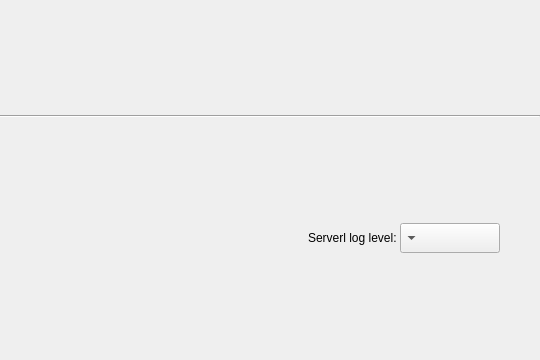
<?xml version="1.0" encoding="UTF-8"?>
<ui version="4.0">
 <class>PlusServerLauncherMainWindow</class>
 <widget class="QMainWindow" name="PlusServerLauncherMainWindow">
  <property name="geometry">
   <rect>
    <x>0</x>
    <y>0</y>
    <width>540</width>
    <height>360</height>
   </rect>
  </property>
  <property name="minimumSize">
   <size>
    <width>480</width>
    <height>320</height>
   </size>
  </property>
  <property name="maximumSize">
   <size>
    <width>1200</width>
    <height>800</height>
   </size>
  </property>
  <property name="windowTitle">
   <string>Plus Server Launcher</string>
  </property>
  <property name="windowIcon">
   <iconset resource="PlusServerLauncher.qrc">
    <normaloff>:/icons/Resources/icon_ConnectLarge.ico</normaloff>:/icons/Resources/icon_ConnectLarge.ico</iconset>
  </property>
  <widget class="QWidget" name="centralWidget">
   <property name="sizePolicy">
    <sizepolicy hsizetype="Expanding" vsizetype="Expanding">
     <horstretch>0</horstretch>
     <verstretch>0</verstretch>
    </sizepolicy>
   </property>
   <layout class="QVBoxLayout" name="centralLayout">
    <property name="spacing">
     <number>0</number>
    </property>
    <property name="leftMargin">
     <number>0</number>
    </property>
    <property name="topMargin">
     <number>0</number>
    </property>
    <property name="rightMargin">
     <number>0</number>
    </property>
    <property name="bottomMargin">
     <number>0</number>
    </property>
    <item>
     <spacer name="compressingSpacer">
      <property name="orientation">
       <enum>Qt::Vertical</enum>
      </property>
      <property name="sizeType">
       <enum>QSizePolicy::Fixed</enum>
      </property>
      <property name="sizeHint" stdset="0">
       <size>
        <width>0</width>
        <height>10</height>
       </size>
      </property>
     </spacer>
    </item>
    <item>
     <widget class="Line" name="statusBarSeparator">
      <property name="orientation">
       <enum>Qt::Horizontal</enum>
      </property>
     </widget>
    </item>
    <item>
     <widget class="QFrame" name="statusBarFrame">
      <property name="maximumSize">
       <size>
        <width>1200</width>
        <height>30</height>
       </size>
      </property>
      <property name="layoutDirection">
       <enum>Qt::RightToLeft</enum>
      </property>
      <layout class="QHBoxLayout" name="statusBarLayout">
       <property name="spacing">
        <number>0</number>
       </property>
       <property name="leftMargin">
        <number>0</number>
       </property>
       <property name="topMargin">
        <number>0</number>
       </property>
       <property name="rightMargin">
        <number>0</number>
       </property>
       <property name="bottomMargin">
        <number>0</number>
       </property>
       <item>
        <spacer name="horizontalSpacer_2">
         <property name="orientation">
          <enum>Qt::Horizontal</enum>
         </property>
         <property name="sizeType">
          <enum>QSizePolicy::Fixed</enum>
         </property>
         <property name="sizeHint" stdset="0">
          <size>
           <width>40</width>
           <height>0</height>
          </size>
         </property>
        </spacer>
       </item>
       <item>
        <widget class="QComboBox" name="comboBox_LogLevel">
         <property name="minimumSize">
          <size>
           <width>100</width>
           <height>0</height>
          </size>
         </property>
         <property name="maximumSize">
          <size>
           <width>1200</width>
           <height>30</height>
          </size>
         </property>
        </widget>
       </item>
       <item>
        <widget class="QLabel" name="label_LogLevel">
         <property name="maximumSize">
          <size>
           <width>400</width>
           <height>30</height>
          </size>
         </property>
         <property name="text">
          <string>Serverl log level: </string>
         </property>
        </widget>
       </item>
       <item>
        <spacer name="horizontalSpacer">
         <property name="orientation">
          <enum>Qt::Horizontal</enum>
         </property>
         <property name="sizeHint" stdset="0">
          <size>
           <width>40</width>
           <height>20</height>
          </size>
         </property>
        </spacer>
       </item>
      </layout>
     </widget>
    </item>
   </layout>
  </widget>
 </widget>
 <layoutdefault spacing="6" margin="11"/>
 <resources>
  <include location="PlusServerLauncher.qrc"/>
 </resources>
 <connections/>
</ui>
